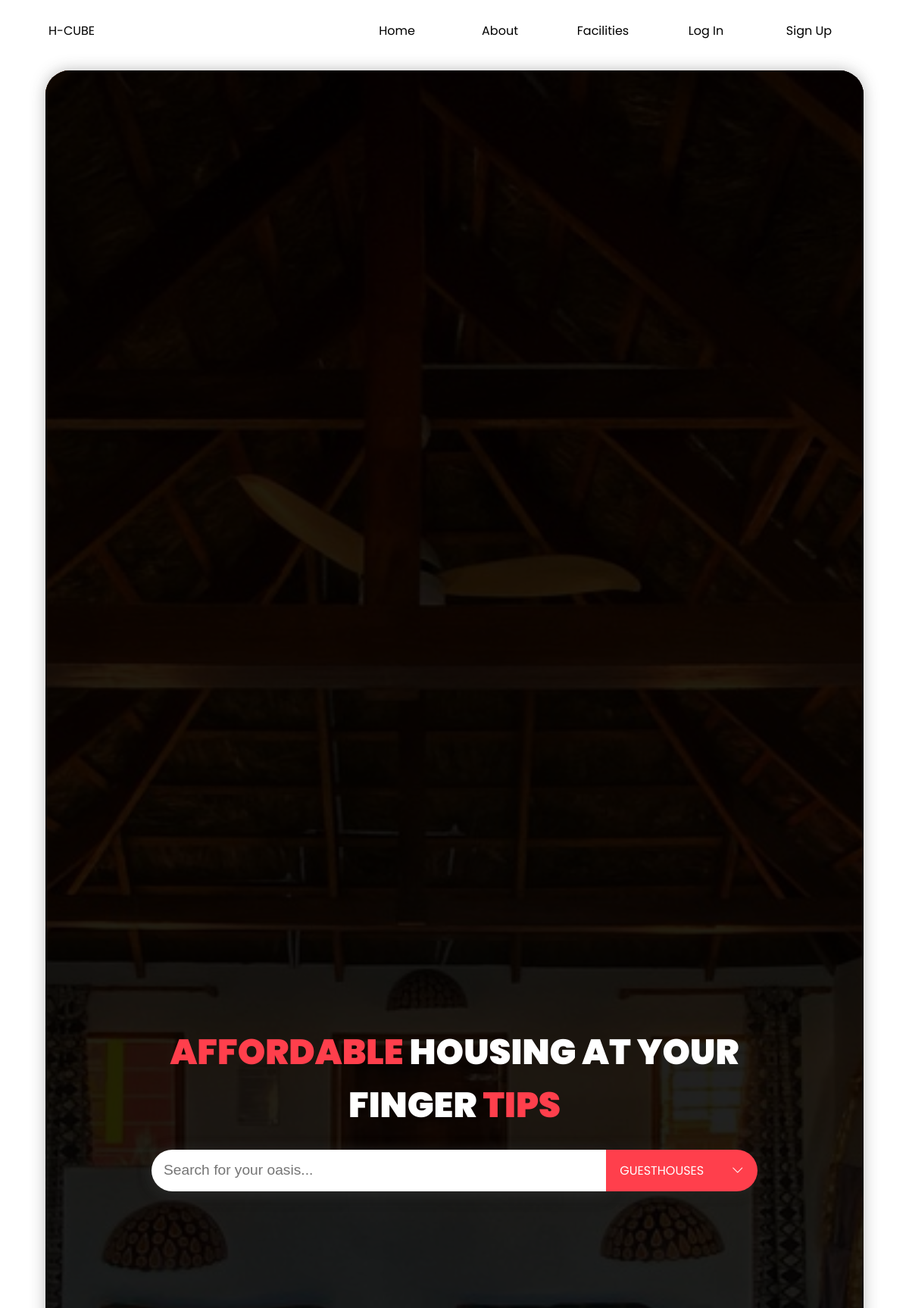
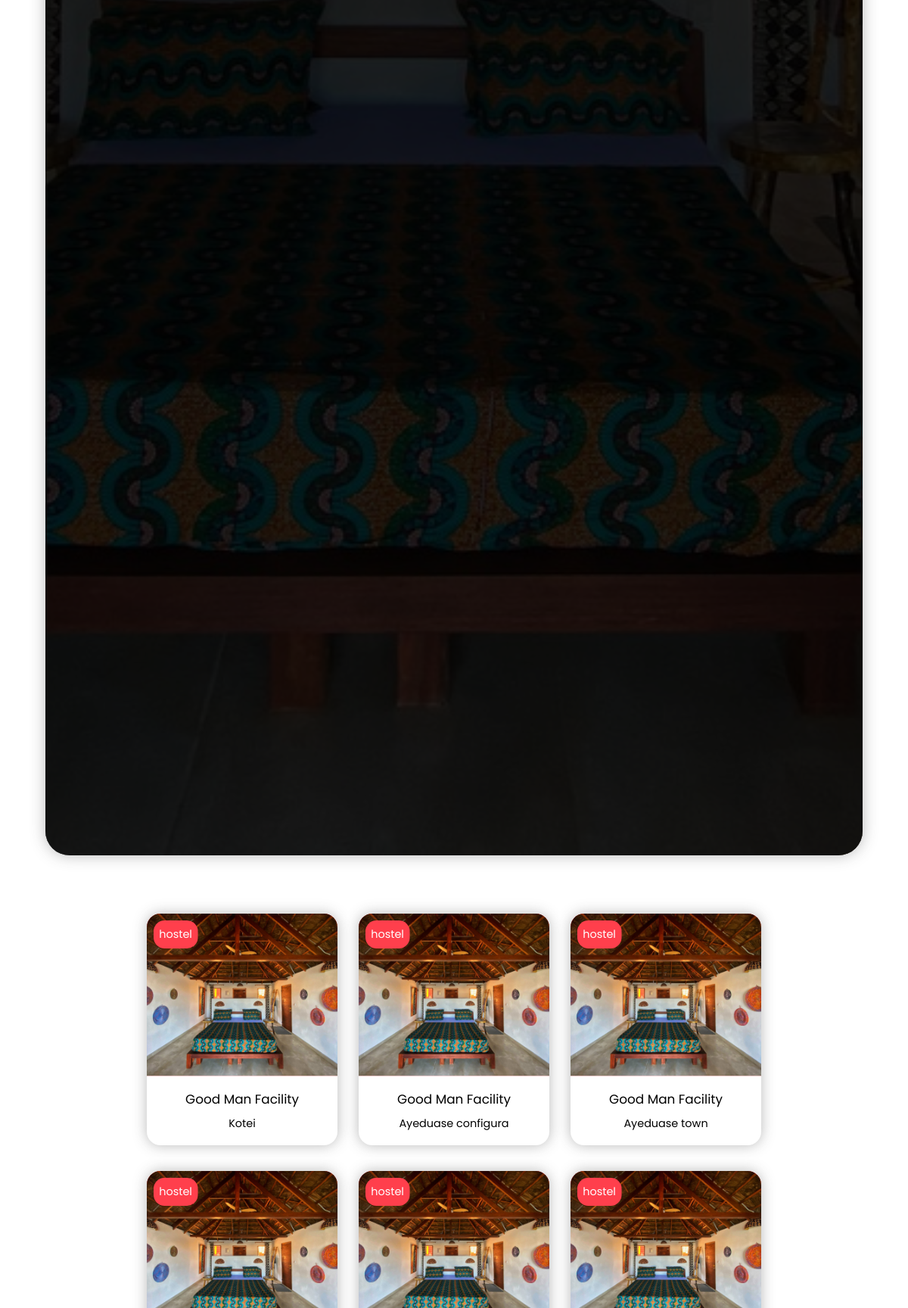
The page / on the database its author committed (2 pictures, top to bottom).
### tables this page shows
create table facilities (
    id int not null auto_increment primary key,
    facility_name varchar(200) not null,
    index fname(facility_name),
    facility_type varchar(200) not null,
    facility_contact int not null,
    facility_description text,
    facility_location varchar(200) not null,
    location_coordinates varchar(100),
    facility_date date default current_date not null,
    facility_state varchar(50) not null default "active",
    cover_image varchar(500) not null,
    clicks int not null default 0,
    rating float not null default 4.1,
    constraint unique_facility unique key (facility_name, facility_type, facility_location)
)default charset 'utf8';

### index.php (called while the page is built, shortened)
<?php
 require_once $_SERVER['DOCUMENT_ROOT'] . '/projects/hcube/smart/templates/configuration.php';
$pages = $environment_link . 'templates/pages/';
if(isset($_SERVER['HTTPS']) && $_SERVER['HTTPS'] === 'on') $url = 'https://';
else $url = 'http://';
$url .= $_SERVER['HTTP_HOST'];
$url .= $_SERVER['REQUEST_URI'];
$path = parse_url($url, PHP_URL_PATH);
$path = str_replace('/projects/hcube/smart', '', $path);
$handler['home_page'] = function() {
    global $pages, $environment_link;
    require_once $pages . 'home_page/index.php';
    echo 'i am fine';
};
$handler['signup_page'] = function() {
    global $pages, $environment_link;
    require_once $pages . 'signup_page/index.php';
};
$handler['login_page'] = function() {
    global $pages, $environment_link;
    require_once $pages . 'login_page/index.php';
};
$handler['facility_page'] = function() {
    global $pages, $environment_link;
    require_once $pages . 'facility_page/index.php';
};
$handler['booking_page'] = function() {
    global $pages, $environment_link;
    require_once $pages . 'booking_page/index.php';
};
$handler['leasing_page'] = function() {
    global $pages, $environment_link;
    require_once $pages . 'leasing_page/index.php';
};
$handler['verification'] = function() {
    global $pages, $environment_link;
    require_once $pages . 'verification/index.php';
};
$handler['newpassword'] = function() {
    global $pages, $environment_link;
    require_once $pages . 'newpassword/index.php';
};
$router = [
    '/'              => $handler['home_page'],
    '/signup'              => $handler['signup_page'],
    '/login'              => $handler['login_page'],
    '/facilities'    => $handler['facility_page'],
    '/booking'       => $handler['booking_page'],
    '/leasing'       => $handler['leasing_page'],
    '/verification'       => $handler['verification'],
    '/newpassword'       => $handler['newpassword'],
];
isset($router[$path])? $router[$path]() : $router['/']();

### conn/home_page/index.php (called while the page is built, shortened)
<?php
require_once $environment_link . "conn/conn.php";
$sql = 'select * from facilities order by RAND() limit 8';
$sql = $conn->prepare($sql);
$sql->execute();
$result = $sql->get_result();
$result_array = array();

### templates/components/homecard.php (the view)
<?php
function homecard($facility_name, $facility_loc, $facility_type, $facility_image) {
    echo "
    <div class = 'homecard ov-hidden p-rel' onclick = 'location.href = \"booking?facility_name=$facility_name&facility_type=$facility_type&facility_location=$facility_loc\"'>
        <div class = 'card-img p-rel'>
            <img src = '$facility_image' class = 'obj-fit'>
        </div>
        <div class = 'card-txt text-center'>
            <h3>$facility_name</h3>
            <p>$facility_loc</p>
        </div>
        <div class = 'card-price p-abs flex-row'>
            <div class = 'value'>$facility_type</div>
        </div>
    </div>
         ";
}

### templates/pages/home_page/index.php (shortened to what this page needs)
<!DOCTYPE html>
<html lang="en">
<head>
    <?php
        require_once $environment_link . "templates/components/head.php";
        require_once $environment_link . "conn/home_page/index.php";
    ?>
    <link rel = 'stylesheet' href = 'styles/pages/home_page/homepage.css'>
    <link rel = 'stylesheet' href = 'styles/components/homecard.css'>
    <link rel = 'stylesheet' href = 'styles/components/footer.css'>
</head>
<body>
    <div class = 'wrapper'>
        <?php
            require_once $environment_link . "templates/components/navigation.php";
            require_once $environment_link . "templates/components/homecard.php";
        ?>
        <section class = 'p-rel p-3 flex-wrap flex-center'>
            <?php
                foreach($result_array as $facility => $values) {
                    homecard($values['facility_name'], $values['facility_location'], $values['facility_type'], 'image_server/' . $values['cover_image']);
                }
            ?>
        </section>
    </div>
</body>
</html>

### templates/components/head.php (shortened to what this page needs)
<link rel = 'stylesheet' href = 'styles/general.css'>
<link rel = 'stylesheet' href = 'styles/variables.css'>
<link rel = 'stylesheet' href = 'styles/components/navigation.css'>

### templates/components/navigation.php (shortened to what this page needs)
<nav class = 'full-vw flex-row flex-between'>
    <div class = 'logo'>H-CUBE</div>
    <div class = 'nav-links flex-row text-center'>
        <div class = 'nav-link' onclick = 'location.href = "home";'>Home</div>
        <div class = 'nav-link' onclick = 'location.href = "about";'>About</div>
        <div class = 'nav-link' onclick = 'location.href = "facilities";'>Facilities</div>
        <div class = 'nav-link' onclick = 'location.href = "login";'>Log In</div>
        <div class = 'nav-link' onclick = 'location.href = "signup";'>Sign Up</div>
    </div>
</nav>

### styles/general.css (style rules this page uses)
* { padding: 0; margin: 0; box-sizing: border-box; transition: 0.3s ease-in-out; }
html, body { margin: 0; height: 100%; overflow: hidden; font-family: 'Poppins', sans-serif; scroll-behavior: smooth; overflow-x: hidden; }
.wrapper { width: 100vw; height: 100vh; overflow-y: scroll; overflow-x: hidden; }
.flex-row { display: flex; align-items: center; }
.flex-col { display: flex; flex-direction: column; }
.flex-center { justify-content: center; align-items: center; display: flex; }
.flex-between { display: flex; justify-content: space-between; }
.flex-around { display: flex; justify-content: space-around; }
.flex-wrap { display: flex; flex-wrap: wrap; }
.full-vw { width: 100vw; }
.full-hw { height: 100%; width: 100%; }
.ov-hidden { overflow: hidden; }
.obj-fit { height: 100%; width: 100%; object-fit: cover; -o-object-fit: cover; }
.p-rel { position: relative; }
.p-abs { position: absolute; }
.p-3 { padding: 3em; }
.top-left { top: 0; left: 0; }
.text-center { text-align: center; }
.z-1 { z-index: 1; }
.z-2 { z-index: 2; }
.z-3 { z-index: 3; }

### styles/variables.css (style rules this page uses)
* { --primary-color: #ffffff; --secondary-color: #ff3f4c; --tetiary-color: #5f07cb; --overlay: #000000de; --shadow: #36363659; --card-shadow: #50505034; --light-shadow: #2b2b2b31; --white-overlay: whitesmoke; --sub-header: rgb(51, 51, 51); --dark-shade: #222222; --dark-fade: #555555; --icon-dark: #00000061; --small-box: #0d0d0daf; --black: #000; }
input, select, textarea { border: none; outline: none; }

### styles/components/navigation.css (style rules this page uses)
nav { background: var(--primary-color); padding: 1rem 4rem; }
nav .nav-link { border: .5px solid transparent; border-radius: 10rem; cursor: pointer; padding: .7rem 1rem; margin: 0 .5rem; min-width: 120px; }

### styles/pages/home_page/homepage.css (style rules this page uses)
input { border: none; outline: none; }
header { background: rgb(34, 33, 31); background-blend-mode: overlay; border-radius: 2rem; box-shadow: 0 0 20px var(--shadow); color: var(--primary-color); height: 80vh; width: 90vw; left: 50%; margin-top: .75rem; transform: translateX(-50%); }
header .bg-image, header .overlay { border-radius: 2rem; }
header .overlay { background: var(--overlay); }
header h1 { font-weight: 900; font-size: 290%; }
h1 span { color: var(--secondary-color); }
header .header-input { margin: 1.5rem 0; box-shadow: 0 0 20px var(--card-shadow); width: max-content; border-radius: 5rem; }
header input { border-radius: 5rem 0 0 5rem; box-shadow: 0 5px 20px var(--shadow); height: 55px; padding: 1rem; width: 600px; font-size: 120%; }
header .dropdown { background: var(--secondary-color); border-radius: 0 5rem 5rem 0; color: var(--primary-color); width: 200px; height: 55px; }
section { left: 50%; margin-top: .75rem; transform: translateX(-50%); }

### styles/components/homecard.css (style rules this page uses)
.homecard { background: var(--primary-color); border-radius: 20px; box-shadow: 0 0 20px var(--shadow); cursor: pointer; width: 280px; height: 340px; transform: scale(.9); transition: .1s ease; }
.homecard .card-img { background: var(--secondary-color); height: 70%; }
.homecard .card-txt { padding: 1rem; }
.homecard .card-txt > * { padding: .25rem; }
.homecard h3 { font-weight: 400; }
.homecard .card-price { background: var(--secondary-color); box-shadow: 0 0 20px var(--card-shadow); border-radius: 1rem; color: var(--primary-color); padding: .5rem; top: 10px; left: 10px; }

### rows shown on the page
facilities: facility_name "Good Man Facility", facility_location "Kotei", facility_type "hostel"
facilities: facility_name "Good Man Facility", facility_location "Ayeduase configura", facility_type "hostel"
facilities: facility_name "Good Man Facility", facility_location "Ayeduase town", facility_type "hostel"
facilities: facility_type "hostel"
facilities: facility_type "hostel"
facilities: facility_type "hostel"
